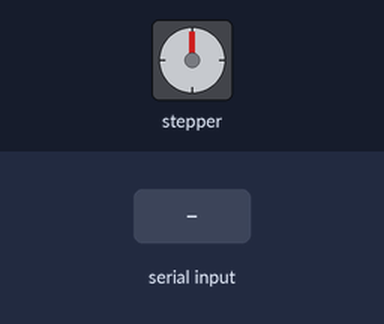
A sketch run on a simulated Arduino Uno, built with avr-gcc and run on an emulated ATmega328P. On the bench: stepper motor. Wiring (inferred from the names in the program): stepper motor driver (200 steps per turn assumed): step pin 10; direction pin 9; enable pin 8. The inputs (shaded band) are chosen by the test bench. What the sketch prints to the serial monitor is not drawn.

Above: at 1.2 s.
1.3 s: "200\n" received over Serial
At 1.45 s:
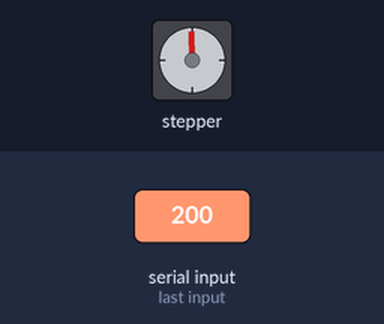
3.4 s: "30,150\n" received over Serial
At 4.1 s:
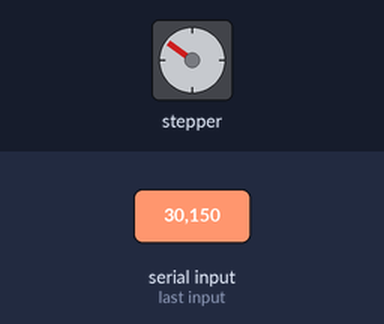
4.9 s: "90,45\n" received over Serial
At 5.9 s:
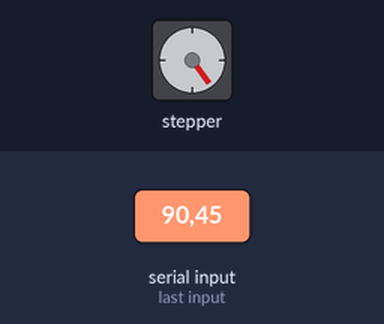
6.7 s: "5\n" received over Serial
At 7.4 s:
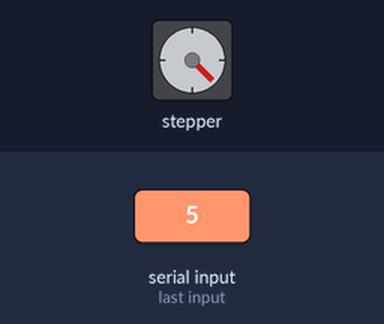
8.2 s: "90\n" received over Serial
At 9.6 s:
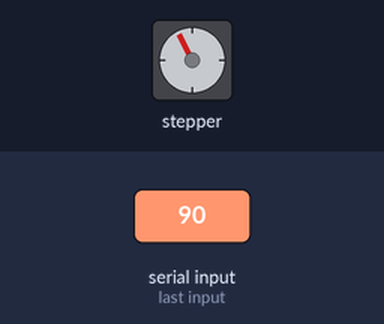
10.0 s: "30,150\n" received over Serial
At 10.4 s:
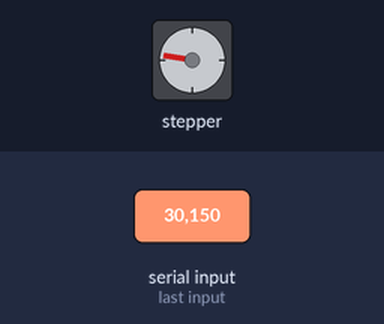
Timing chart, 0 to 12.5 s (numbered marks = the images above; inputs shaded):
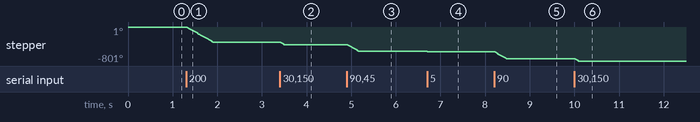

Measured:
- after the input at 1.3 s, stepper: turns 360° counter-clockwise in 0.61 s, starting at once
- after the input at 3.4 s, stepper: turns 54° counter-clockwise, starting at once
- after the input at 4.9 s, stepper: turns 162° counter-clockwise in 0.27 s, starting at once
- after the input at 6.7 s, stepper: goes -577° 0.01 s, then -585°, starting at once
- after the input at 8.2 s, stepper: turns 162° counter-clockwise in 0.27 s, starting at once
- after the input at 10.0 s, stepper: turns 54° counter-clockwise, starting at once

The sketch:

arduino_stop.ino
```cpp
#define RECV_MAX_COUNT  10000

#define PIN_ENA   8
#define PIN_DIR   9
#define PIN_PUL   10

typedef enum _CONVEYOR_STATE {Conveyor_Ready, Conveyor_Run} CONVEYOR_STATE;

unsigned long recv_cnt = 0;
unsigned long time_p = 0;
unsigned long time_serial_p = 0;

unsigned long step_count = 0;
CONVEYOR_STATE state = Conveyor_Ready;

void setup() {
  Serial.begin(115200);  // 시리얼 통신 시작
  Serial.write('s');     // 초기화 메시지

  pinMode(PIN_ENA, OUTPUT);
  pinMode(PIN_DIR, OUTPUT);
  pinMode(PIN_PUL, OUTPUT);

  digitalWrite(PIN_ENA, LOW);
  digitalWrite(PIN_DIR, LOW);
}

void step_run(unsigned long time_c) {
  if ((time_c - time_p) > 2) {
    if (state == Conveyor_Run) {
      // 모터 펄스 신호 생성
      digitalWrite(PIN_PUL, HIGH);
      delayMicroseconds(1000);
      digitalWrite(PIN_PUL, LOW);
      delayMicroseconds(1000);

      step_count--;
      if (step_count <= 0) {
        state = Conveyor_Ready;  // 스텝 카운트 완료 시 대기 상태로 전환
      }

      if ((time_c - time_serial_p) > 50) {
        Serial.write('_');  // 실행 중 상태 표시
        time_serial_p = time_c;
      }
      time_p = time_c;
    } else {
      if ((time_c - time_serial_p) > 50) {
        Serial.write('.');  // 대기 상태 표시
        time_serial_p = time_c;
      }
      time_p = time_c;
    }
  }
}

void loop() {
  unsigned long time_c = millis();

  if (Serial.available() > 0) {
    String command = Serial.readStringUntil('\n'); // 줄 단위로 명령 읽기

    command.trim();  // 문자열 앞뒤 공백 제거
    if (command == "0") {
      // '0' 수신 시 즉시 정지
      state = Conveyor_Ready;
      step_count = 0;
      recv_cnt = 0;  // 입력값 초기화
    } else if (command.toInt() > 0) {
      recv_cnt = command.toInt();
      state = Conveyor_Run;  // 상태를 실행으로 변경
      step_count = recv_cnt;
      recv_cnt = 0;
    }
  }

  step_run(time_c);  // 모터 동작 실행
}
```
